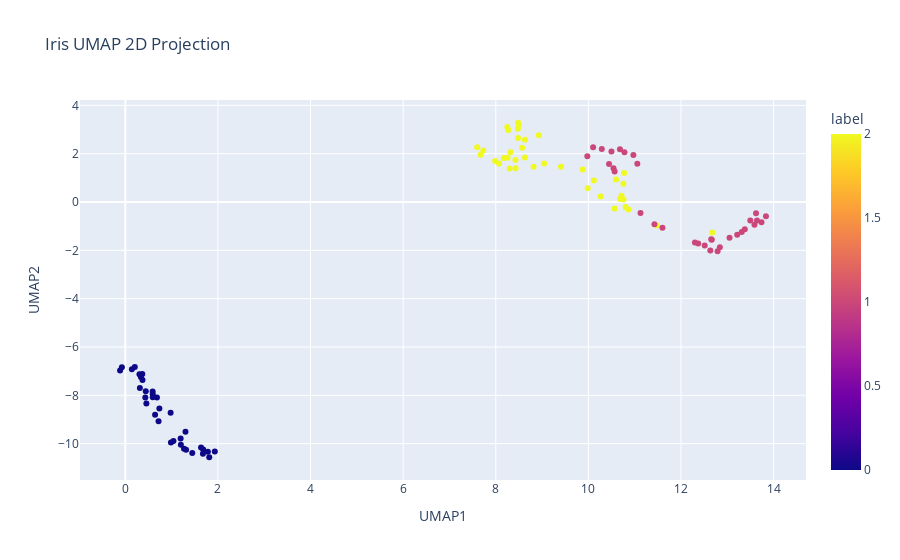

Notebook source saved alongside this figure:
### Code cell
# 2D UMAP
# Fit UMAP on features
os.environ["LOKY_MAX_CPU_COUNT"] = "8"  # Replace 8 with your number of physical cores
umap_2d = umap.UMAP(n_components=2,random_state=42,)
X_umap_2d = umap_2d.fit_transform(X_train)
df_2d = pd.DataFrame({
    'UMAP1': X_umap_2d[:, 0], 
    'UMAP2': X_umap_2d[:, 1],
    'label': y_train
})

fig2d = px.scatter(
    df_2d, x='UMAP1', y='UMAP2', color='label',
    title='Iris UMAP 2D Projection',
    labels={'species': 'Species'}
)
fig2d.show()

### Figure 1 — Plotly figure (JSON) as saved in the notebook; plotly's stock layout.template omitted (floating-point values rounded to 4 significant figures)
{"data": [{"hovertemplate": "UMAP1=%{x}<br>UMAP2=%{y}<br>label=%{marker.color}<extra></extra>", "legendgroup": "", "marker": {"color": [1, 2, 2, 2, 2, 1, 2, 1, 1, 2, 2, 2, 2, 1, 2, 1, 0, 2, 1, 1, 1, 1, 2, 0, 0, 2, 1, 0, 0, 1, 0, 2, 1, 0, 1, 2, 1, 0, 2, 2, 2, 2, 0, 0, 2, 2, 0, 2, 0, 2, 2, 0, 0, 2, 0, 0, 0, 1, 2, 2, 0, 0, 0, 1, 1, 0, 0, 1, 0, 2, 1, 2, 1, 0, 2, 0, 2, 0, 0, 2, 0, 2, 1, 1, 1, 2, 2, 1, 1, 0, 1, 2, 2, 0, 1, 1, 1, 1, 0, 0, 0, 2, 1, 2, 0], "coloraxis": "coloraxis", "symbol": "circle"}, "mode": "markers", "name": "", "orientation": "v", "showlegend": false, "type": "scatter", "x": [12.63, 9.877, 7.986, 11.48, 10.87, 12.66, 8.27, 10.45, 12.51, 10.72, 10.76, 12.68, 10.8, 10.29, 9.409, 10.54, 1.446, 10.68, 13.38, 13.74, 12.65, 11.06, 8.628, 0.3362, 1.267, 10.26, 13.62, 0.592, -0.07425, 10.1, 1.2, 10.6, 12.84, 0.7175, 11.43, 7.673, 13.64, 1.933, 8.482, 8.317, 8.816, 9.985, 0.3054, 0.6429, 9.044, 8.256, 1.636, 8.301, 1.783, 10.57, 8.569, 0.9852, 0.3143, 8.93, 0.4314, 1.312, 0.1419, 12.3, 8.171, 8.477, 0.4416, 1.677, 0.5926, 13.5, 10.78, 1.299, 0.7352, 10.97, 0.683, 8.248, 12.79, 7.73, 10.5, 0.2046, 10.77, -0.1138, 8.483, 0.3665, 1.194, 8.497, 0.978, 8.071, 13.59, 13.31, 13.05, 8.43, 8.631, 11.13, 9.978, 1.682, 12.37, 8.426, 10.76, 0.4549, 10.68, 13.83, 10.57, 11.6, 0.5903, 0.3705, 1.812, 10.12, 13.21, 7.599, 1.039], "xaxis": "x", "y": [-2.007, 1.346, 1.694, -0.9741, -0.3144, -1.565, 2.977, 1.572, -1.802, 0.2592, 0.7592, -1.258, -0.2047, 2.198, 1.456, 1.396, -10.39, 0.1262, -1.125, -0.8348, -1.54, 1.587, 2.572, -7.246, -10.21, 0.226, -0.4638, -7.958, -6.837, 2.269, -10.05, 0.9327, -1.875, -9.076, -0.9184, 1.961, -0.7611, -10.32, 2.652, 2.065, 1.463, 0.5707, -7.131, -8.805, 1.593, 1.835, -10.16, 1.384, -10.34, -0.2704, 2.245, -9.955, -7.699, 2.767, -8.091, -10.25, -6.925, -1.67, 1.82, 3.037, -7.828, -10.42, -8.077, -0.7676, 2.062, -9.504, -8.546, 1.945, -8.094, 3.101, -2.035, 2.132, 2.094, -6.833, 1.2, -6.973, 3.28, -7.116, -9.788, 3.187, -8.725, 1.596, -0.9415, -1.24, -1.483, 1.401, 1.842, -0.4576, 1.892, -10.24, -1.715, 1.739, 0.1023, -8.342, 2.185, -0.5904, 1.267, -1.066, -7.837, -7.37, -10.56, 0.8857, -1.352, 2.264, -9.895], "yaxis": "y"}], "layout": {"coloraxis": {"colorbar": {"title": {"text": "label"}}, "colorscale": [[0, "#0d0887"], [0.1111, "#46039f"], [0.2222, "#7201a8"], [0.3333, "#9c179e"], [0.4444, "#bd3786"], [0.5556, "#d8576b"], [0.6667, "#ed7953"], [0.7778, "#fb9f3a"], [0.8889, "#fdca26"], [1, "#f0f921"]]}, "legend": {"tracegroupgap": 0}, "title": {"text": "Iris UMAP 2D Projection"}, "xaxis": {"anchor": "y", "domain": [0, 1], "title": {"text": "UMAP1"}}, "yaxis": {"anchor": "x", "domain": [0, 1], "title": {"text": "UMAP2"}}}}
